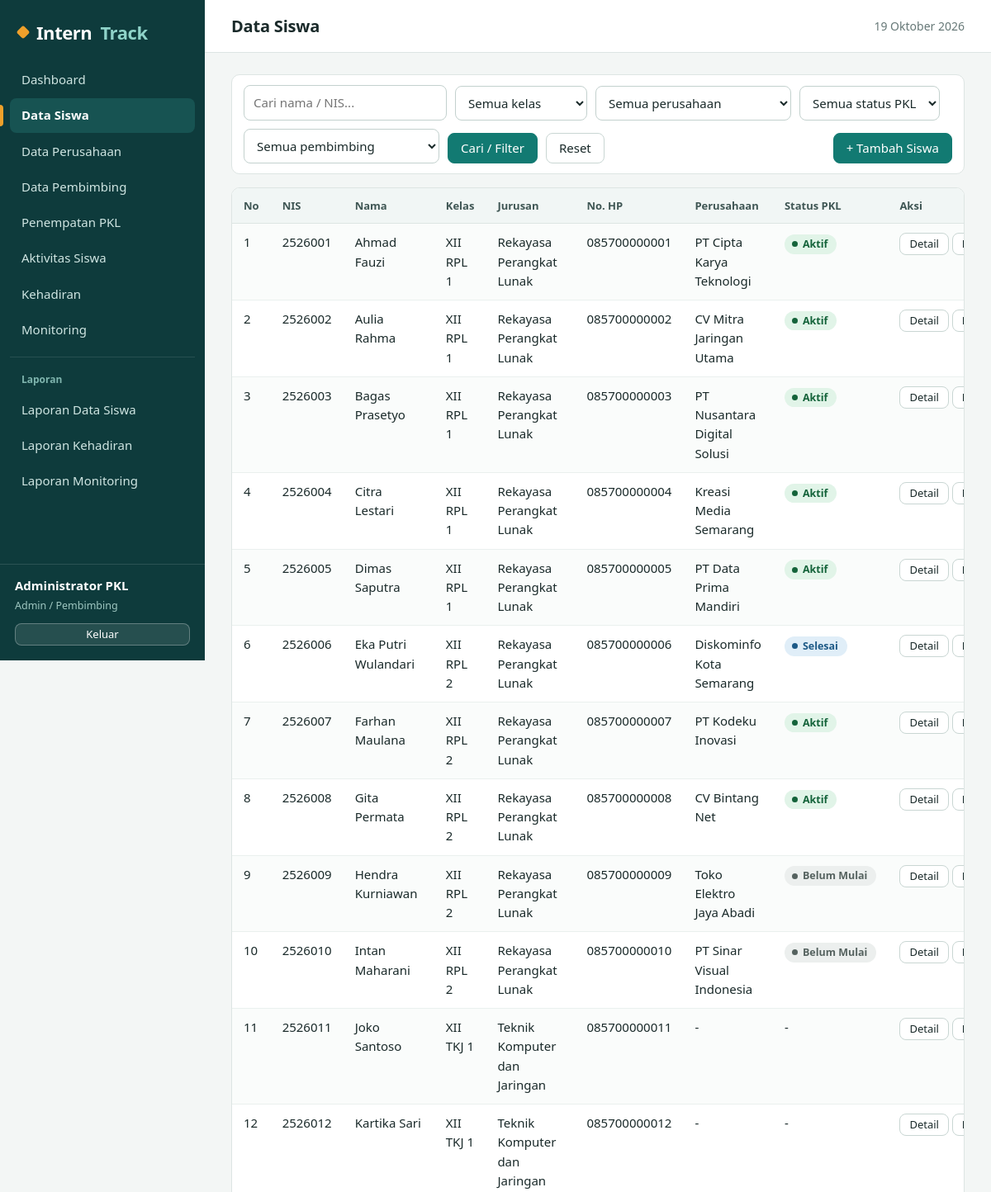
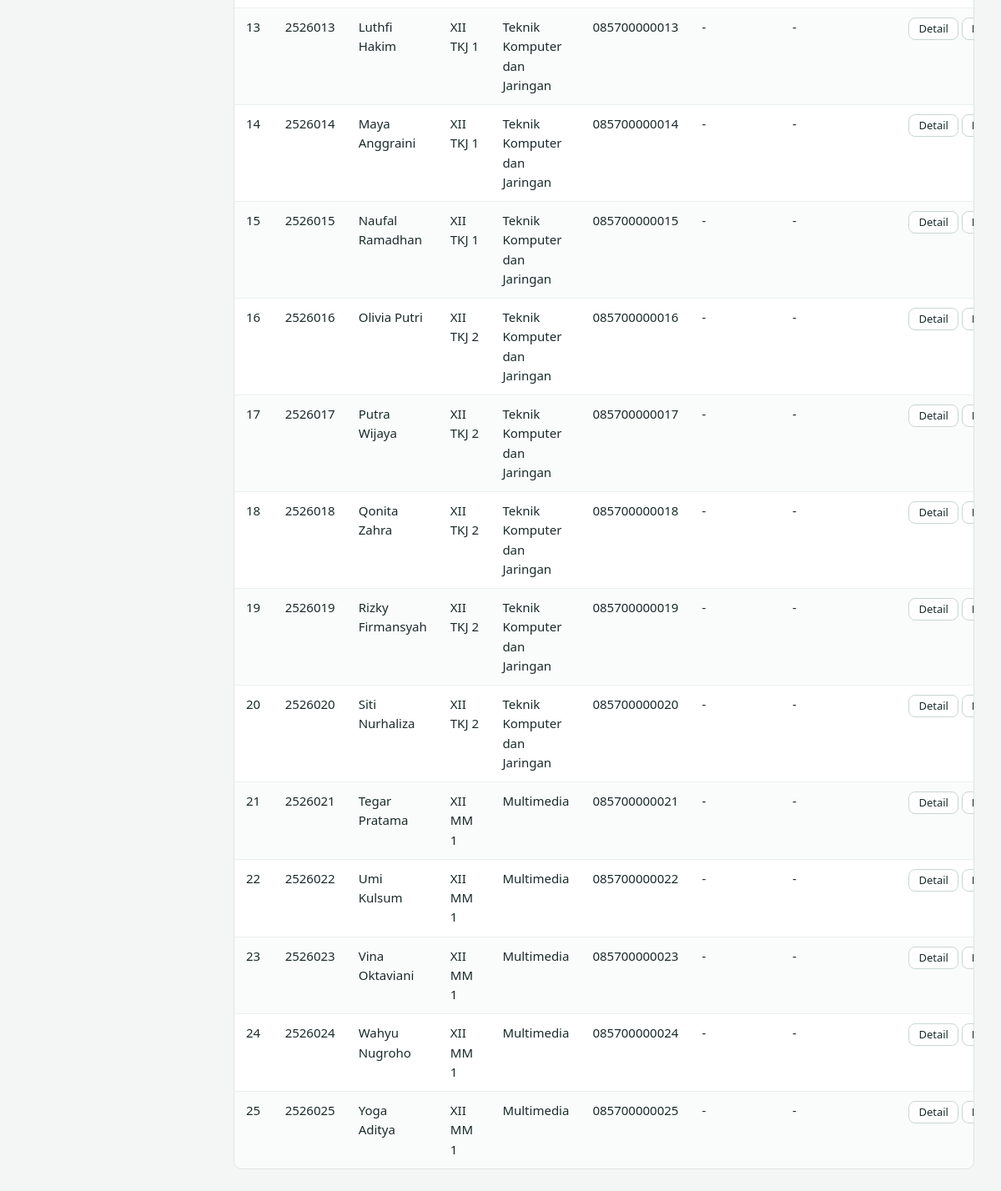
/admin/siswa.php (signed in), run on the app's committed database (2 pictures, top to bottom).
### tables this page shows
CREATE TABLE penempatan (
  id_penempatan INT AUTO_INCREMENT PRIMARY KEY,
  id_siswa      INT NOT NULL UNIQUE,
  id_perusahaan INT NOT NULL,
  id_pembimbing INT NOT NULL,
  tgl_mulai     DATE NOT NULL,
  tgl_selesai   DATE NOT NULL,
  status        ENUM('Belum Mulai','Aktif','Selesai') NOT NULL DEFAULT 'Belum Mulai',
  CONSTRAINT fk_pen_siswa      FOREIGN KEY (id_siswa)      REFERENCES siswa(id_siswa)           ON DELETE CASCADE,
  CONSTRAINT fk_pen_perusahaan FOREIGN KEY (id_perusahaan) REFERENCES perusahaan(id_perusahaan) ON DELETE RESTRICT,
  CONSTRAINT fk_pen_pembimbing FOREIGN KEY (id_pembimbing) REFERENCES pembimbing(id_pembimbing) ON DELETE RESTRICT
);

CREATE TABLE siswa (
  id_siswa INT AUTO_INCREMENT PRIMARY KEY,
  id_user  INT NOT NULL UNIQUE,
  nis      VARCHAR(20)  NOT NULL UNIQUE,
  nama     VARCHAR(100) NOT NULL,
  kelas    VARCHAR(20),
  jurusan  VARCHAR(60),
  no_hp    VARCHAR(20),
  alamat   VARCHAR(255),
  CONSTRAINT fk_siswa_user FOREIGN KEY (id_user) REFERENCES users(id_user) ON DELETE CASCADE
);

CREATE TABLE perusahaan (
  id_perusahaan   INT AUTO_INCREMENT PRIMARY KEY,
  nama_perusahaan VARCHAR(120) NOT NULL,
  alamat          VARCHAR(255),
  bidang          VARCHAR(100),
  kontak          VARCHAR(30)
);

### admin/siswa.php (the view, shortened to what this page needs)
<?php
require_once __DIR__ . '/../config/app.php';
$pdo  = db();
$aksi = $_GET['aksi'] ?? 'list';
$data = ['nis' => '', 'nama' => '', 'kelas' => '', 'jurusan' => '', 'no_hp' => '', 'alamat' => ''];
include __DIR__ . '/../includes/header.php';
if ($aksi === 'tambah' || $aksi === 'edit'): ?>
<div class="card">
    <h3><?= $aksi === 'edit' ? 'Edit Siswa' : 'Tambah Siswa' ?></h3>
    <form method="post" data-validate novalidate>
        <?= csrf_field() ?>
        <div class="form-grid">
            <?= field('NIS', 'nis', $data['nis'], 'text', true) ?>
            <?= field('Nama', 'nama', $data['nama'], 'text', true) ?>
            <?= field('Kelas', 'kelas', $data['kelas']) ?>
            <?= field('Jurusan', 'jurusan', $data['jurusan']) ?>
            <?= field('No. HP', 'no_hp', $data['no_hp']) ?>
            <?= field($aksi === 'edit' ? 'Password baru (kosongkan jika tidak diubah)' : 'Password (kosong = sama dengan NIS)', 'password', '', 'password') ?>
        </div>
        <?= field('Alamat', 'alamat', $data['alamat'], 'textarea') ?>
        <button class="btn btn-primary" type="submit">Simpan</button>
        <a class="btn" href="<?= url('admin/siswa.php') ?>">Batal</a>
    </form>
</div>
<?php
else:
    $q = trim($_GET['q'] ?? ''); $fk = $_GET['kelas'] ?? ''; $fs = $_GET['status'] ?? '';
    $fp = (int)($_GET['perusahaan'] ?? 0); $fb = (int)($_GET['pembimbing'] ?? 0);
    $w = ['1=1']; $pr = [];
    $st = $pdo->prepare(
        'SELECT s.*, p.status, pr.nama_perusahaan, pb.nama AS pembimbing
         FROM siswa s
         LEFT JOIN penempatan p  ON p.id_siswa = s.id_siswa
         LEFT JOIN perusahaan pr ON pr.id_perusahaan = p.id_perusahaan
         LEFT JOIN pembimbing pb ON pb.id_pembimbing = p.id_pembimbing
         WHERE ' . implode(' AND ', $w) . ' ORDER BY s.nama'
    );
    $st->execute($pr);
    $rows = $st->fetchAll();
    $listKelas = $pdo->query('SELECT DISTINCT kelas FROM siswa WHERE kelas <> "" ORDER BY kelas')->fetchAll(PDO::FETCH_COLUMN);
    $listPer = $pdo->query('SELECT id_perusahaan, nama_perusahaan FROM perusahaan ORDER BY nama_perusahaan')->fetchAll();
    $listPem = $pdo->query('SELECT id_pembimbing, nama FROM pembimbing ORDER BY nama')->fetchAll();
?>
<form class="toolbar" method="get">
    <div class="fg"><input type="search" name="q" value="<?= e($q) ?>" placeholder="Cari nama / NIS..."></div>
    <div class="fg"><select name="kelas"><?= opsi_list($listKelas, $fk, 'Semua kelas') ?></select></div>
    <div class="fg"><select name="perusahaan"><?= opsi($listPer, 'id_perusahaan', 'nama_perusahaan', $fp, 'Semua perusahaan') ?></select></div>
    <div class="fg"><select name="status"><?= opsi_list(['Belum Mulai', 'Aktif', 'Selesai'], $fs, 'Semua status PKL') ?></select></div>
    <div class="fg"><select name="pembimbing"><?= opsi($listPem, 'id_pembimbing', 'nama', $fb, 'Semua pembimbing') ?></select></div>
    <button class="btn btn-primary" type="submit">Cari / Filter</button>
    <a class="btn" href="<?= url('admin/siswa.php') ?>">Reset</a>
    <a class="btn btn-primary toolbar-r" href="<?= url('admin/siswa.php?aksi=tambah') ?>">+ Tambah Siswa</a>
</form>
<div class="table-wrap"><table class="tbl">
    <tr><th>No</th><th>NIS</th><th>Nama</th><th>Kelas</th><th>Jurusan</th><th>No. HP</th><th>Perusahaan</th><th>Status PKL</th><th>Aksi</th></tr>
    <?php foreach ($rows as $i => $r): ?>
    <tr>
        <td><?= $i + 1 ?></td><td><?= e($r['nis']) ?></td><td><?= e($r['nama']) ?></td><td><?= e($r['kelas']) ?></td>
        <td><?= e($r['jurusan']) ?></td><td><?= e($r['no_hp']) ?></td>
        <td><?= e($r['nama_perusahaan'] ?? '-') ?></td><td><?= $r['status'] ? badge($r['status']) : '-' ?></td>
        <td class="act">
            <a class="btn btn-sm" href="<?= url('admin/siswa.php?aksi=detail&id=' . $r['id_siswa']) ?>">Detail</a>
            <a class="btn btn-sm" href="<?= url('admin/siswa.php?aksi=edit&id=' . $r['id_siswa']) ?>">Edit</a>
        </td>
    </tr>
    <?php endforeach; if (!$rows): ?><tr><td colspan="9" class="empty">Data tidak ditemukan.</td></tr><?php endif; ?>
</table></div>
<?php endif;
include __DIR__ . '/../includes/footer.php';

### config/app.php (shortened to what this page needs)
<?php
function e($v): string { return htmlspecialchars((string)$v, ENT_QUOTES, 'UTF-8'); }
function url(string $p = ''): string { return BASE_URL . '/' . ltrim($p, '/'); }
function badge(string $teks): string
{
    $map = [
        'Sangat Baik' => 'ok', 'Baik' => 'info', 'Perlu Perhatian' => 'warn', 'Perlu Pembinaan' => 'bad',
        'Aktif' => 'ok', 'Selesai' => 'info', 'Belum Mulai' => 'muted', 'Belum Ada Data' => 'muted',
        'Hadir' => 'ok', 'Izin' => 'info', 'Sakit' => 'warn', 'Alpa' => 'bad',
    ];
    return '<span class="badge b-' . ($map[$teks] ?? 'muted') . '">' . e($teks) . '</span>';
}
function opsi(array $rows, string $k, $lab, $sel = null, ?string $kosong = null): string
{
    $h = $kosong !== null ? '<option value="">' . e($kosong) . '</option>' : '';
    foreach ($rows as $r) {
        $label = $lab instanceof Closure ? $lab($r) : $r[$lab];
        $h .= '<option value="' . e($r[$k]) . '"' . ((string)$r[$k] === (string)$sel ? ' selected' : '') . '>' . e($label) . '</option>';
    }
    return $h;
}
function opsi_list(array $vals, $sel = null, ?string $kosong = null): string
{
    $h = $kosong !== null ? '<option value="">' . e($kosong) . '</option>' : '';
    foreach ($vals as $v) {
        $h .= '<option value="' . e($v) . '"' . ((string)$v === (string)$sel ? ' selected' : '') . '>' . e($v) . '</option>';
    }
    return $h;
}

### assets/css/style.css (style rules this page uses)
:root { --ink:#0E3B3C; --ink-2:#175352; --teal:#127A72; --teal-d:#0C5D57; --teal-l:#E3F1EE; --amber:#EFA02B; --amber-l:#FDF1DC; --bg:#F3F6F5; --card:#fff; --line:#DDE5E3; --tx:#1A2A2A; --mut:#667877; --ok:#14633A; --ok-l:#E1F4E8; --info:#1D5A87; --info-l:#E0EEF8; --warn:#8A5A00; --warn-l:#FDF0D5; --bad:#9C2B1F; --bad-l:#FBE4E1; --muted-l:#ECEFEE; --r:10px; --font:"Segoe UI Variable Text","Segoe UI",system-ui,-apple-system,"Helvetica Neue",Arial,sans-serif; }
* { box-sizing:border-box }
html { -webkit-text-size-adjust:100% }
body { margin:0;font:15px/1.55 var(--font);color:var(--tx);background:var(--bg);display:flex;min-height:100vh }
a { color:var(--teal-d) }
.toolbar { display:flex;gap:10px;flex-wrap:wrap;align-items:flex-end;margin-bottom:16px;background:#fff;border:1px solid var(--line);border-radius:var(--r);padding:12px 14px }
.toolbar .fg { margin:0 }
.toolbar-r { margin-left:auto }
.btn { display:inline-flex;align-items:center;justify-content:center;gap:6px;border:1px solid #c9d6d3;background:#fff;color:var(--tx);padding:8px 15px;border-radius:8px;cursor:pointer;font:inherit;font-weight:500;text-decoration:none;line-height:1.3;transition:background .15s,border-color .15s }
.btn-primary { background:var(--teal);border-color:var(--teal);color:#fff }
.btn-sm { padding:4px 11px;font-size:13px }
.fg { margin-bottom:15px }
input,select,textarea { width:100%;padding:9px 11px;border:1px solid #c3d1ce;border-radius:8px;font:inherit;background:#fff;color:var(--tx);transition:border-color .15s,box-shadow .15s }
.toolbar input,.toolbar select { width:auto;min-width:160px }
.table-wrap { overflow-x:auto;border:1px solid var(--line);border-radius:var(--r);background:#fff;margin-bottom:18px }
table.tbl { width:100%;border-collapse:collapse }
.tbl th,.tbl td { padding:11px 14px;border-bottom:1px solid #eaf0ee;text-align:left;vertical-align:top }
.tbl tr:last-child td { border-bottom:0 }
.tbl th { background:#f1f6f5;font-size:13px;font-weight:650;color:#3f5654;white-space:nowrap;border-bottom:1px solid var(--line);position:sticky;top:0 }
.tbl tbody tr:nth-child(even) td,.tbl tr:nth-child(even) td { background:#fafcfb }
.tbl .act { white-space:nowrap }
.badge { display:inline-flex;align-items:center;gap:6px;padding:2px 11px 2px 9px;border-radius:99px;font-size:12.5px;font-weight:600;white-space:nowrap }
.badge::before { content:"";width:7px;height:7px;border-radius:50%;background:currentColor }
.b-ok { background:var(--ok-l);color:var(--ok) }
.b-info { background:var(--info-l);color:var(--info) }
.b-muted { background:var(--muted-l);color:#55625f }

### data on the page
penempatan: id_siswa.nis "2526001", id_siswa.nama "Ahmad Fauzi", id_siswa.kelas "XII RPL 1", id_siswa.jurusan "Rekayasa Perangkat Lunak", id_siswa.no_hp "085700000001", id_perusahaan.nama_perusahaan "PT Cipta Karya Teknologi", status "Aktif"
penempatan: id_siswa.nis "2526002", id_siswa.nama "Aulia Rahma", id_siswa.kelas "XII RPL 1", id_siswa.jurusan "Rekayasa Perangkat Lunak", id_siswa.no_hp "085700000002", id_perusahaan.nama_perusahaan "CV Mitra Jaringan Utama", status "Aktif"
penempatan: id_siswa.nis "2526003", id_siswa.nama "Bagas Prasetyo", id_siswa.kelas "XII RPL 1", id_siswa.jurusan "Rekayasa Perangkat Lunak", id_siswa.no_hp "085700000003", id_perusahaan.nama_perusahaan "PT Nusantara Digital Solusi", status "Aktif"
penempatan: id_siswa.nis "2526004", id_siswa.nama "Citra Lestari", id_siswa.kelas "XII RPL 1", id_siswa.jurusan "Rekayasa Perangkat Lunak", id_siswa.no_hp "085700000004", id_perusahaan.nama_perusahaan "Kreasi Media Semarang", status "Aktif"
penempatan: id_siswa.nis "2526005", id_siswa.nama "Dimas Saputra", id_siswa.kelas "XII RPL 1", id_siswa.jurusan "Rekayasa Perangkat Lunak", id_siswa.no_hp "085700000005", id_perusahaan.nama_perusahaan "PT Data Prima Mandiri", status "Aktif"
penempatan: id_siswa.nis "2526006", id_siswa.nama "Eka Putri Wulandari", id_siswa.kelas "XII RPL 2", id_siswa.jurusan "Rekayasa Perangkat Lunak", id_siswa.no_hp "085700000006", id_perusahaan.nama_perusahaan "Diskominfo Kota Semarang", status "Selesai"
penempatan: id_siswa.nis "2526007", id_siswa.nama "Farhan Maulana", id_siswa.kelas "XII RPL 2", id_siswa.jurusan "Rekayasa Perangkat Lunak", id_siswa.no_hp "085700000007", id_perusahaan.nama_perusahaan "PT Kodeku Inovasi", status "Aktif"
penempatan: id_siswa.nis "2526008", id_siswa.nama "Gita Permata", id_siswa.kelas "XII RPL 2", id_siswa.jurusan "Rekayasa Perangkat Lunak", id_siswa.no_hp "085700000008", id_perusahaan.nama_perusahaan "CV Bintang Net", status "Aktif"
penempatan: id_siswa.nis "2526009", id_siswa.nama "Hendra Kurniawan", id_siswa.kelas "XII RPL 2", id_siswa.jurusan "Rekayasa Perangkat Lunak", id_siswa.no_hp "085700000009", id_perusahaan.nama_perusahaan "Toko Elektro Jaya Abadi", status "Belum Mulai"
penempatan: id_siswa.nis "2526010", id_siswa.nama "Intan Maharani", id_siswa.kelas "XII RPL 2", id_siswa.jurusan "Rekayasa Perangkat Lunak", id_siswa.no_hp "085700000010", id_perusahaan.nama_perusahaan "PT Sinar Visual Indonesia", status "Belum Mulai"
siswa: nis "2526011", nama "Joko Santoso", kelas "XII TKJ 1", jurusan "Teknik Komputer dan Jaringan", no_hp "085700000011", nama_perusahaan "-"
siswa: nis "2526012", nama "Kartika Sari", kelas "XII TKJ 1", jurusan "Teknik Komputer dan Jaringan", no_hp "085700000012", nama_perusahaan "-"
siswa: nis "2526013", nama "Luthfi Hakim", kelas "XII TKJ 1", jurusan "Teknik Komputer dan Jaringan", no_hp "085700000013", nama_perusahaan "-"
siswa: nis "2526014", nama "Maya Anggraini", kelas "XII TKJ 1", jurusan "Teknik Komputer dan Jaringan", no_hp "085700000014", nama_perusahaan "-"
siswa: nis "2526015", nama "Naufal Ramadhan", kelas "XII TKJ 1", jurusan "Teknik Komputer dan Jaringan", no_hp "085700000015", nama_perusahaan "-"
siswa: nis "2526016", nama "Olivia Putri", kelas "XII TKJ 2", jurusan "Teknik Komputer dan Jaringan", no_hp "085700000016", nama_perusahaan "-"
siswa: nis "2526017", nama "Putra Wijaya", kelas "XII TKJ 2", jurusan "Teknik Komputer dan Jaringan", no_hp "085700000017", nama_perusahaan "-"
siswa: nis "2526018", nama "Qonita Zahra", kelas "XII TKJ 2", jurusan "Teknik Komputer dan Jaringan", no_hp "085700000018", nama_perusahaan "-"
siswa: nis "2526019", nama "Rizky Firmansyah", kelas "XII TKJ 2", jurusan "Teknik Komputer dan Jaringan", no_hp "085700000019", nama_perusahaan "-"
siswa: nis "2526020", nama "Siti Nurhaliza", kelas "XII TKJ 2", jurusan "Teknik Komputer dan Jaringan", no_hp "085700000020", nama_perusahaan "-"
siswa: nis "2526021", nama "Tegar Pratama", kelas "XII MM 1", jurusan "Multimedia", no_hp "085700000021", nama_perusahaan "-"
siswa: nis "2526022", nama "Umi Kulsum", kelas "XII MM 1", jurusan "Multimedia", no_hp "085700000022", nama_perusahaan "-"
siswa: nis "2526023", nama "Vina Oktaviani", kelas "XII MM 1", jurusan "Multimedia", no_hp "085700000023", nama_perusahaan "-"
siswa: nis "2526024", nama "Wahyu Nugroho", kelas "XII MM 1", jurusan "Multimedia", no_hp "085700000024", nama_perusahaan "-"
siswa: nis "2526025", nama "Yoga Aditya", kelas "XII MM 1", jurusan "Multimedia", no_hp "085700000025", nama_perusahaan "-"

### other printed values
$m[0] "Dashboard"
$m[0] "Data Siswa"
$m[0] "Data Perusahaan"
$m[0] "Data Pembimbing"
$m[0] "Penempatan PKL"
$m[0] "Aktivitas Siswa"
$m[0] "Kehadiran"
$m[0] "Monitoring"
$m[0] "Laporan"
$m[0] "Laporan Data Siswa"
$m[0] "Laporan Kehadiran"
$m[0] "Laporan Monitoring"
$u['nama'] "Administrator PKL"
$judul "Data Siswa"
form field kelas "Semua kelas"
